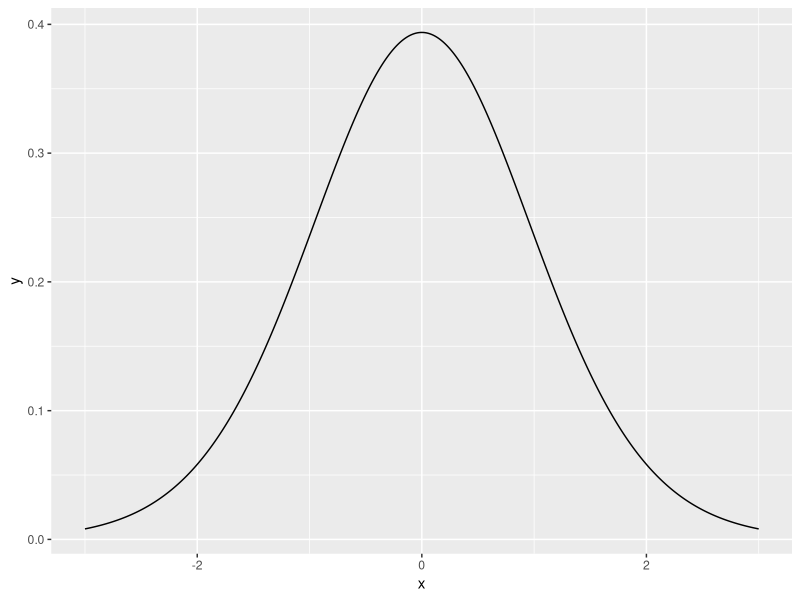
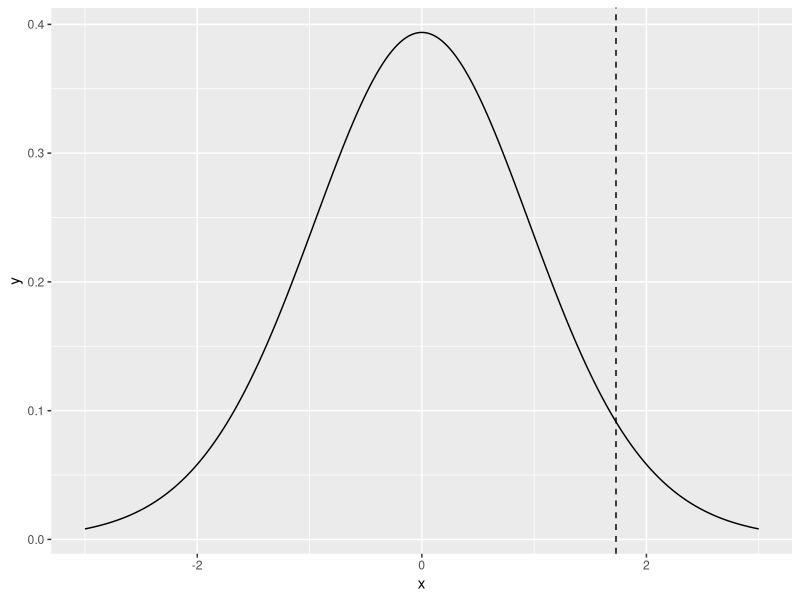
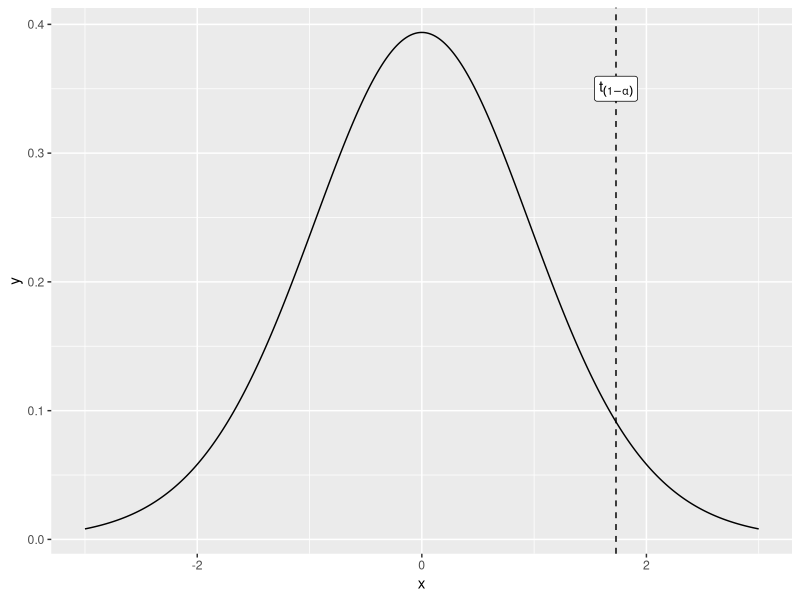
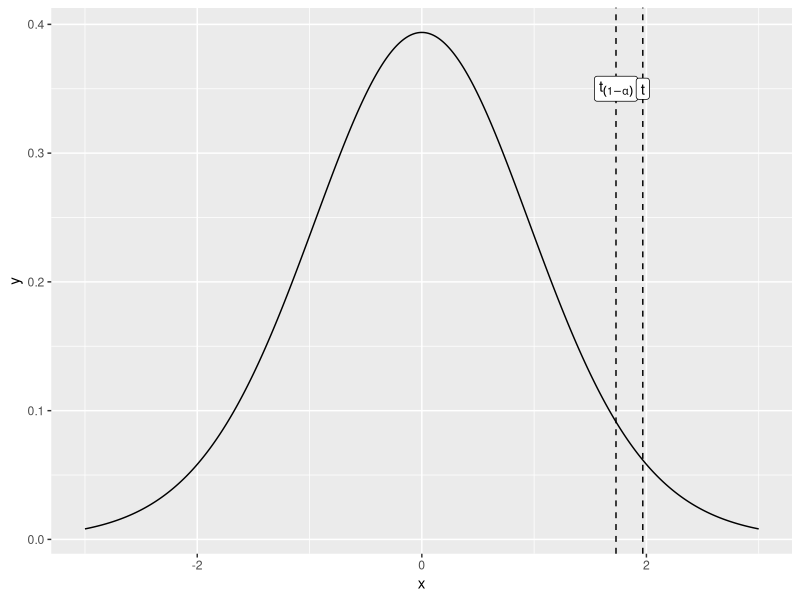
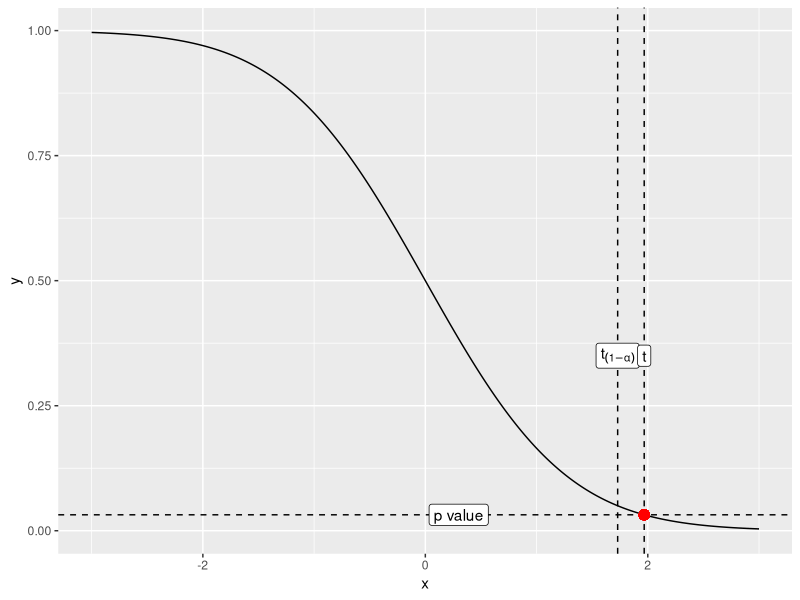
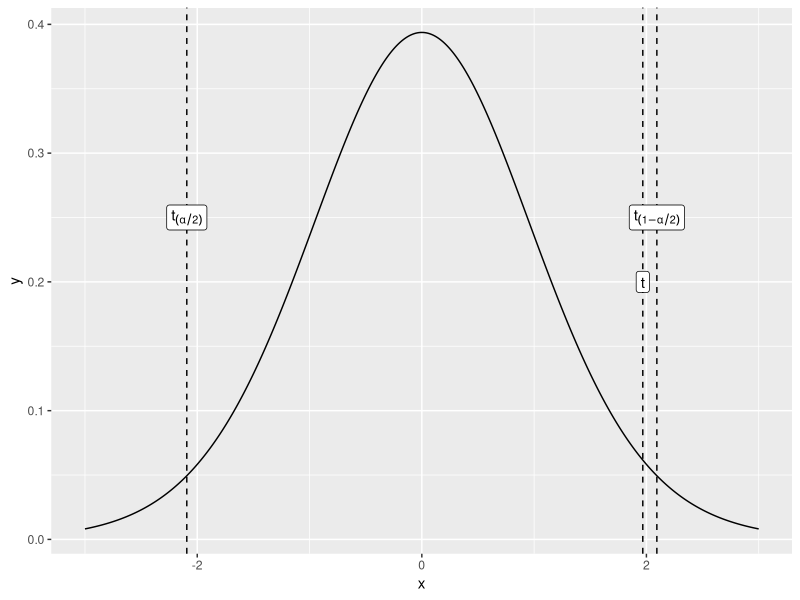
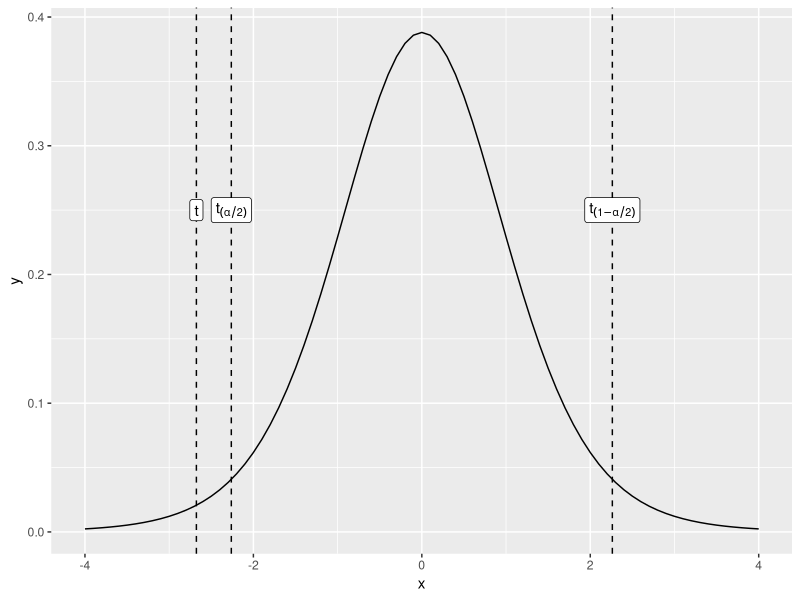

Write R code to recreate these figures, in order.
## ---- chunk 1
knitr::opts_chunk$set(echo = TRUE)
## ---- chunk 2
library(tidyverse)
## ---- chunk 3
n = 20       # sample size
s = 5.0      # standard deviation
x_bar = 30.2 # sample average
## ---- chunk 4
mu_0 = 28
## ---- chunk 5
# we use lower.tail=TRUE since we are looking for the 95% quantile, starting from the lower tail
# qt is the quantile function for the Student t Distribution
t_1_minus_alpha = qt(0.95, df=n-1, lower.tail=TRUE)
t_1_minus_alpha
## ---- chunk 6
x = seq(-3,3,0.01)
y = dt(x,df=n-1)    # y is equal to the t-test distribution sampled at values of x

# create data frame to hold x and y values
dist = data.frame(x = x, 
                  y = y) 
## ---- chunk 7
ggplot(dist, aes(x,y)) + 
  geom_line()
## ---- chunk 8
ggplot(dist, aes(x,y)) + 
  geom_line() +             # this plots the distribution as a line
  geom_vline(xintercept = t_1_minus_alpha,   # plot a vertical line at t_1_minus_alpha
             linetype="dashed")              # make this a dashed line
## ---- chunk 9
ggplot(dist, aes(x,y)) + 
  geom_line() +             # this plots the distribution
  geom_vline(xintercept = t_1_minus_alpha,   # plot a vertical line at t_1_minus_alpha
             linetype="dashed") +            # make this a dashed line
    annotate(geom = "label",          # add a label for t_1_minus_alpha.  
                                      # Don't change geom = "label", it needs to be exactly this
             x = t_1_minus_alpha,     # x position for the label
             y = 0.35,                # y position for the label
             label = "t[(1-alpha)]",    # this is the text that will be displayed
             parse = TRUE)
## ---- chunk 10
t = (x_bar - mu_0)/(s/sqrt(n))
t
## ---- chunk 11
ggplot(dist, aes(x,y)) + 
  # this plots the distribution
  geom_line() +                     
  # plot a vertical line at t_1_minus_alpha
  geom_vline(xintercept = t_1_minus_alpha,   
             linetype="dashed") +            # make this a dashed line
  # add a label for t_1_minus_alpha.  
  annotate(geom = "label",          # Don't change geom = "label", it needs to be exactly this
           x = t_1_minus_alpha,     # x position for the label
           y = 0.35,                # y position for the label
           label = "t[(1-alpha)]",    # this is the text that will be displayed
           parse = TRUE) +          # use parse = TRUE if you're displaying symbols like alpha
  # plot a vertical line at t
  geom_vline(xintercept = t,        
             linetype="dashed") +   # make this a dashed line
  # add a label for the value of t
  annotate(geom = "label",          
           x = t,
           y = 0.35,                
           label = "t",    
           parse = FALSE)           # can set parse = FALSE, just showing a "t", not symbols like alpha
## ---- chunk 12
# pt is the cumulative distribution of the t distribution
p_value = 1 - pt(t, df=n-1)
p_value
## ---- chunk 13
p_value = pt(t, df=n-1, lower.tail=FALSE)
p_value
## ---- chunk 14

x = seq(-3,3,0.01)
y = 1-pt(x,df=n-1)    # y is equal to the t-test distribution sampled at values of x

# create data frame to hold x and y values
cumulative_dist = data.frame(x = x, 
                      y = y) 

ggplot(cumulative_dist, aes(x,y)) + 
  geom_line() + 
  geom_vline(xintercept = t_1_minus_alpha,   # plot a vertical line at t_1_minus_alpha
             linetype="dashed") +            # make this a dashed line
  annotate(geom = "label",          # add a label for t_1_minus_alpha.  
                                    # Don't change geom = "label", it needs to be exactly this
           x = t_1_minus_alpha,     # x position for the label
           y = 0.35,                # y position for the label
           label = "t[(1-alpha)]",    # this is the text that will be displayed
           parse = TRUE) + 
  geom_vline(xintercept = t,        # plot a vertical line at t
             linetype="dashed") +   # make this a dashed line
  annotate(geom = "label",          # add a label for the value of t
           x = t,
           y = 0.35,                
           label = "t",    
           parse = FALSE) + 
  geom_hline(yintercept = p_value, 
             linetype="dashed") + 
  annotate(geom = "label",
           x = 0.3,
           y = p_value,
           label = "p value", 
           parse = FALSE) + 
  geom_point(data=NULL, aes(x=t, y=p_value), colour="red", size=3)


## ---- chunk 15
# tails are now alpha/2
t_1_minus_alpha_div_2 = qt(1 - (0.05/2), df=n-1, lower.tail=TRUE)
## ---- chunk 16
t_1_minus_alpha_div_2
## ---- chunk 17
# generate a sequence from -3 to 3 in steps of 0.01
x = seq(-3,3,0.01)
left_tail_x = seq(-3,-t_1_minus_alpha_div_2,0.01)
right_tail_x = seq(t_1_minus_alpha_div_2, 3, 0.01)

# create data frame to hold x and y values
dist = data.frame(x=x, 
                  y = dt(x, df=n-1)) # y is equal to the t-test distribution sampled at values of x

# plot the t-test distribution 
# and show the location of t and t_1_minus_alpha_div_2

ggplot(dist, aes(x,y)) + geom_line() + 
  # show line and text annotation for t
  geom_vline(xintercept = t, linetype="dashed") + 
  annotate("label", x=t, y=0.2, label="t") + 
  # show line and text annotation for t_1_minus_alpha_div_2
  geom_vline(xintercept = t_1_minus_alpha_div_2, linetype="dashed") + 
  annotate("label", x=t_1_minus_alpha_div_2, y=0.25, label="t[(1-alpha/2)]", parse=TRUE) + 
  geom_vline(xintercept = -t_1_minus_alpha_div_2, linetype="dashed") + 
  annotate("label", x = -t_1_minus_alpha_div_2, y=0.25, label="t[(alpha/2)]", parse=TRUE)

# critical region will be different and may also have to reject it.
## ---- chunk 18
non_smoke = c(18,22,21,17,20,17,23,20,22,21)
smoke = c(16,20,14,21,20,18,13,15,17,21)
## ---- chunk 19
res = t.test(smoke, alternative = "two.sided", mu=20, conf.level = 0.95)
print(res)
## ---- chunk 20
res$statistic
## ---- chunk 21
n = length(smoke)    # number of samples

x = seq(-4, 4, 0.1) # sequence from -3 to 3 in increments of 0.1
y = dt(x, df=n-1)   # probability density of the t distribution

df = data.frame(x=x,
                y=y)

alpha = 0.05
t_alpha_div_2 = qt(alpha/2, df = n-1)
t_1_minus_alpha_div_2 = qt(1 - alpha/2, df = n-1)
t = res$statistic

ggplot(df, aes(x,y)) + geom_line() + 
  # vertical line and label for t_alpha_div_2
  geom_vline(xintercept = t_alpha_div_2, linetype = "dashed") + 
  annotate("label", x = t_alpha_div_2, y=0.25, label="t[(alpha/2)]", parse=TRUE) + 
  # vertical line and label for t_1_minus_alpha_div_2
  geom_vline(xintercept = t_1_minus_alpha_div_2, linetype = "dashed") + 
  annotate("label", x = t_1_minus_alpha_div_2, y=0.25, label = "t[(1 - alpha/2)]", parse=TRUE) + 
  # vertical line and label for t (from the t.test function called above)
  geom_vline(xintercept = t, linetype = "dashed") + 
  annotate("label", x = t, y=0.25, label = "t", parse=FALSE)
## ---- chunk 22
t.test(smoke, alternative = "two.sided", mu=17, conf.level = 0.95)
## ---- chunk 23
t.test(smoke)
## ---- chunk 24
mean(smoke)
## ---- chunk 25
t.test(smoke, alternative = "greater", mu=20, conf.level = 0.95)
## ---- chunk 26
t.test(smoke, alternative = "greater", mu=20, conf.level = 0.95)
## ---- chunk 27
x_bar1 = mean(smoke)
x_bar2 = mean(non_smoke)
print(x_bar1)
print(x_bar2)
## ---- chunk 28
s1 = sd(smoke)
s2 = sd(non_smoke)
print(s1)
print(s2)
## ---- chunk 29
t.test(smoke, non_smoke, alternative = "two.sided", conf.level = 0.95, var.equal = TRUE)
## ---- chunk 30
t.test(smoke, non_smoke, alternative = "two.sided", conf.level = 0.95, var.equal = FALSE)
## ---- chunk 31
t.test(non_smoke, smoke, alternative = "greater", var.equal = FALSE, conf.level = 0.95)
#t.test(non_smoke, smoke, alternative = "less", var.equal = FALSE, conf.level = 0.95)
## ---- chunk 32
# score_person_1_before, score_person_2_before, ...
pre_test = c(77, 56, 64, 60, 57, 53, 72, 62, 65, 66) 

# score_person_1_after, score_person_2_after, ...
post_test = c(88, 74, 83, 68, 58, 50, 67, 64 ,74 ,60) 
## ---- chunk 33
t.test(pre_test, post_test, alternative = "less", var.equal = FALSE, paired = TRUE, conf.level = 0.95)
t.test(pre_test, post_test, alternative = "less", var.equal = FALSE, conf.level = 0.95)
## ---- chunk 34
x <- rnorm(100, mean=0)  # if you don’t specify the variance it is set to 1 by default
y <- rnorm(100, mean=1)
## ---- chunk 35
f_test_results = var.test(x, y, ratio = 1, alternative = "two.sided", conf.level = 0.95)      
## ---- chunk 36
var.test(x, y, ratio = 1, alternative = "two.sided", conf.level = 0.95)      
## ---- chunk 37
var.test(smoke, non_smoke, ratio = 1, alternative = "two.sided", conf.level = 0.95)
